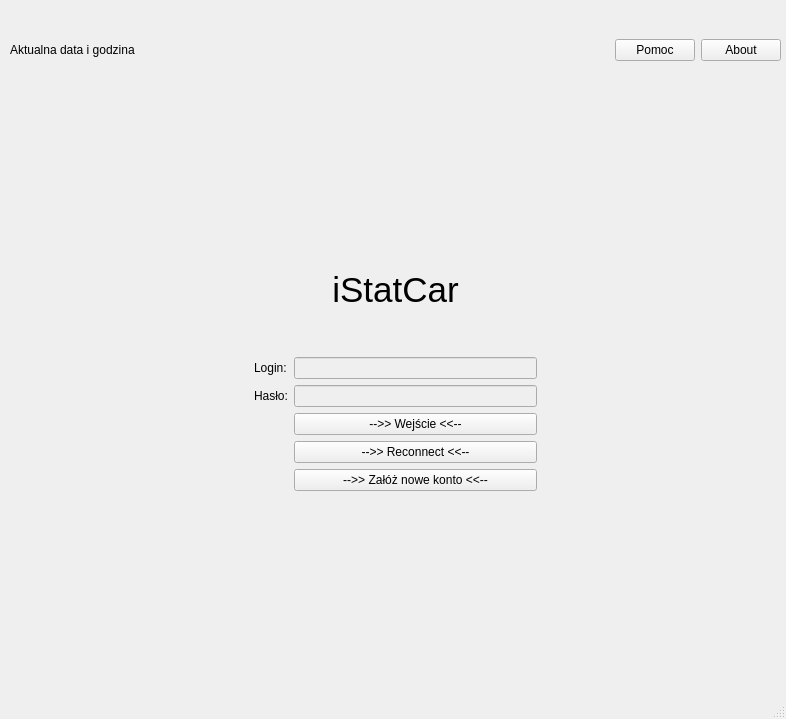
<?xml version="1.0" encoding="UTF-8"?>
<ui version="4.0">
 <class>MainWindow</class>
 <widget class="QMainWindow" name="MainWindow">
  <property name="geometry">
   <rect>
    <x>0</x>
    <y>0</y>
    <width>786</width>
    <height>719</height>
   </rect>
  </property>
  <property name="windowTitle">
   <string>iStatCar</string>
  </property>
  <widget class="QWidget" name="centralwidget">
   <widget class="QWidget" name="horizontalLayoutWidget">
    <property name="geometry">
     <rect>
      <x>10</x>
      <y>10</y>
      <width>771</width>
      <height>80</height>
     </rect>
    </property>
    <layout class="QHBoxLayout" name="horizontalLayout">
     <item>
      <widget class="QLabel" name="label">
       <property name="text">
        <string>Aktualna data i godzina</string>
       </property>
      </widget>
     </item>
     <item>
      <spacer name="horizontalSpacer">
       <property name="orientation">
        <enum>Qt::Horizontal</enum>
       </property>
       <property name="sizeHint" stdset="0">
        <size>
         <width>40</width>
         <height>20</height>
        </size>
       </property>
      </spacer>
     </item>
     <item>
      <widget class="QPushButton" name="b_helpdesk">
       <property name="text">
        <string>Pomoc</string>
       </property>
      </widget>
     </item>
     <item>
      <widget class="QPushButton" name="b_about">
       <property name="text">
        <string>About</string>
       </property>
      </widget>
     </item>
    </layout>
   </widget>
   <widget class="QWidget" name="horizontalLayoutWidget_2">
    <property name="geometry">
     <rect>
      <x>10</x>
      <y>100</y>
      <width>771</width>
      <height>161</height>
     </rect>
    </property>
    <layout class="QHBoxLayout" name="horizontalLayout_2">
     <item>
      <spacer name="horizontalSpacer_2">
       <property name="orientation">
        <enum>Qt::Horizontal</enum>
       </property>
       <property name="sizeHint" stdset="0">
        <size>
         <width>40</width>
         <height>20</height>
        </size>
       </property>
      </spacer>
     </item>
     <item>
      <widget class="QLabel" name="label_2">
       <property name="enabled">
        <bool>true</bool>
       </property>
       <property name="minimumSize">
        <size>
         <width>150</width>
         <height>0</height>
        </size>
       </property>
       <property name="maximumSize">
        <size>
         <width>150</width>
         <height>150</height>
        </size>
       </property>
       <property name="text">
        <string/>
       </property>
       <property name="pixmap">
        <pixmap resource="gui_icons.qrc">:/main_ui/images/logo1.png</pixmap>
       </property>
       <property name="scaledContents">
        <bool>true</bool>
       </property>
      </widget>
     </item>
     <item>
      <spacer name="horizontalSpacer_3">
       <property name="orientation">
        <enum>Qt::Horizontal</enum>
       </property>
       <property name="sizeHint" stdset="0">
        <size>
         <width>40</width>
         <height>20</height>
        </size>
       </property>
      </spacer>
     </item>
    </layout>
   </widget>
   <widget class="QWidget" name="gridLayoutWidget">
    <property name="geometry">
     <rect>
      <x>10</x>
      <y>270</y>
      <width>771</width>
      <height>321</height>
     </rect>
    </property>
    <layout class="QGridLayout" name="gridLayout">
     <item row="1" column="0">
      <spacer name="horizontalSpacer_4">
       <property name="orientation">
        <enum>Qt::Horizontal</enum>
       </property>
       <property name="sizeType">
        <enum>QSizePolicy::Expanding</enum>
       </property>
       <property name="sizeHint" stdset="0">
        <size>
         <width>40</width>
         <height>20</height>
        </size>
       </property>
      </spacer>
     </item>
     <item row="7" column="2">
      <spacer name="verticalSpacer_2">
       <property name="orientation">
        <enum>Qt::Vertical</enum>
       </property>
       <property name="sizeType">
        <enum>QSizePolicy::Minimum</enum>
       </property>
       <property name="sizeHint" stdset="0">
        <size>
         <width>20</width>
         <height>40</height>
        </size>
       </property>
      </spacer>
     </item>
     <item row="4" column="2">
      <widget class="QPushButton" name="pushButton_3">
       <property name="text">
        <string>--&gt;&gt; Wejście &lt;&lt;--</string>
       </property>
      </widget>
     </item>
     <item row="3" column="1">
      <widget class="QLabel" name="label_5">
       <property name="text">
        <string>Hasło:</string>
       </property>
      </widget>
     </item>
     <item row="3" column="2">
      <widget class="QLineEdit" name="le_pass">
       <property name="enabled">
        <bool>false</bool>
       </property>
       <property name="echoMode">
        <enum>QLineEdit::Password</enum>
       </property>
      </widget>
     </item>
     <item row="2" column="2">
      <widget class="QLineEdit" name="le_login">
       <property name="enabled">
        <bool>false</bool>
       </property>
      </widget>
     </item>
     <item row="2" column="1">
      <widget class="QLabel" name="label_4">
       <property name="text">
        <string>Login:</string>
       </property>
      </widget>
     </item>
     <item row="3" column="3">
      <spacer name="horizontalSpacer_5">
       <property name="orientation">
        <enum>Qt::Horizontal</enum>
       </property>
       <property name="sizeType">
        <enum>QSizePolicy::Expanding</enum>
       </property>
       <property name="sizeHint" stdset="0">
        <size>
         <width>40</width>
         <height>20</height>
        </size>
       </property>
      </spacer>
     </item>
     <item row="5" column="2">
      <widget class="QPushButton" name="pushButton_4">
       <property name="text">
        <string>--&gt;&gt; Reconnect &lt;&lt;--</string>
       </property>
      </widget>
     </item>
     <item row="1" column="1" colspan="2">
      <spacer name="verticalSpacer">
       <property name="orientation">
        <enum>Qt::Vertical</enum>
       </property>
       <property name="sizeHint" stdset="0">
        <size>
         <width>20</width>
         <height>40</height>
        </size>
       </property>
      </spacer>
     </item>
     <item row="0" column="1" colspan="2">
      <widget class="QLabel" name="label_3">
       <property name="font">
        <font>
         <pointsize>26</pointsize>
        </font>
       </property>
       <property name="text">
        <string>iStatCar</string>
       </property>
       <property name="alignment">
        <set>Qt::AlignCenter</set>
       </property>
      </widget>
     </item>
     <item row="8" column="2">
      <widget class="QLabel" name="l_message">
       <property name="text">
        <string/>
       </property>
      </widget>
     </item>
     <item row="6" column="2">
      <widget class="QPushButton" name="p_register">
       <property name="text">
        <string>--&gt;&gt; Załóż nowe konto &lt;&lt;--</string>
       </property>
      </widget>
     </item>
     <item row="9" column="2">
      <spacer name="verticalSpacer_3">
       <property name="orientation">
        <enum>Qt::Vertical</enum>
       </property>
       <property name="sizeHint" stdset="0">
        <size>
         <width>20</width>
         <height>40</height>
        </size>
       </property>
      </spacer>
     </item>
    </layout>
   </widget>
  </widget>
  <widget class="QMenuBar" name="menubar">
   <property name="geometry">
    <rect>
     <x>0</x>
     <y>0</y>
     <width>786</width>
     <height>21</height>
    </rect>
   </property>
  </widget>
  <widget class="QStatusBar" name="statusbar"/>
 </widget>
 <tabstops>
  <tabstop>le_login</tabstop>
  <tabstop>le_pass</tabstop>
  <tabstop>pushButton_3</tabstop>
  <tabstop>pushButton_4</tabstop>
  <tabstop>p_register</tabstop>
  <tabstop>b_about</tabstop>
  <tabstop>b_helpdesk</tabstop>
 </tabstops>
 <resources>
  <include location="gui_icons.qrc"/>
 </resources>
 <connections/>
</ui>
